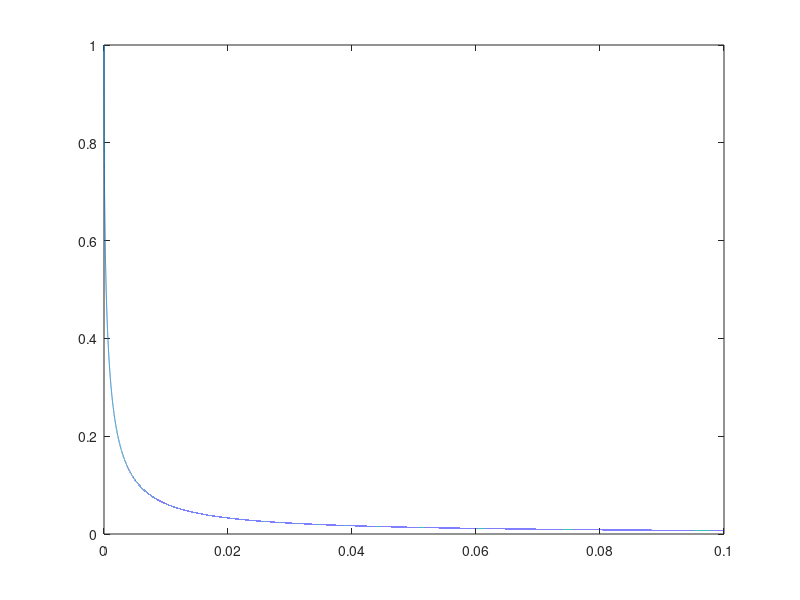

The MATLAB script that drew this image:
%this note calculates the fraction of A that bonds to B to form C: 
% A+B-> <- C

%we assume the concentration of the molecules are the same
%the on rate is from one measurement of the QD655 bonds to QD585 withgotoday
%coating ratio of 1, meaning on average one DNA per QD. 
A=10*10^-9;
%on NoteBook3 Page 123.
kon=7*10^4; %M^-1 s^-1


koff=linspace(0,.1,100000); %^s-1





bonded_fraction=(koff+2*kon*A-((koff+2*kon*A).^2-4*kon^2*A^2).^0.5)./(2*kon*A);

%bonded_fraction=(G+R+koff./kon-((R+G+koff./kon).^2-4*R*G).^0.5)/(2*R);



plot(koff,bonded_fraction)